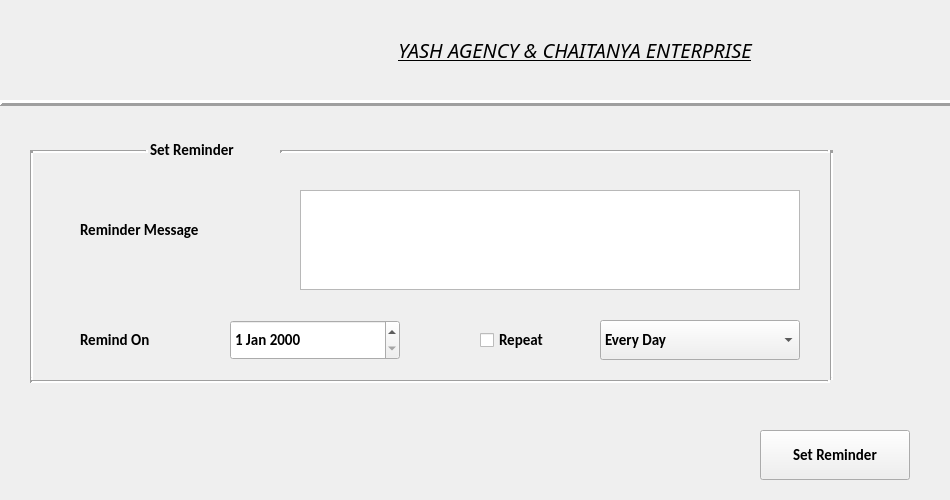
<?xml version="1.0" encoding="UTF-8"?>
<ui version="4.0">
 <class>Form</class>
 <widget class="QWidget" name="Form">
  <property name="geometry">
   <rect>
    <x>0</x>
    <y>0</y>
    <width>950</width>
    <height>500</height>
   </rect>
  </property>
  <property name="font">
   <font>
    <family>Calibri</family>
    <pointsize>11</pointsize>
    <weight>75</weight>
    <bold>true</bold>
   </font>
  </property>
  <property name="windowTitle">
   <string>Set Reminder</string>
  </property>
  <widget class="Line" name="line_2">
   <property name="geometry">
    <rect>
     <x>0</x>
     <y>95</y>
     <width>1000</width>
     <height>16</height>
    </rect>
   </property>
   <property name="frameShadow">
    <enum>QFrame::Raised</enum>
   </property>
   <property name="lineWidth">
    <number>3</number>
   </property>
   <property name="orientation">
    <enum>Qt::Horizontal</enum>
   </property>
  </widget>
  <widget class="QLabel" name="Y_2">
   <property name="geometry">
    <rect>
     <x>0</x>
     <y>0</y>
     <width>180</width>
     <height>100</height>
    </rect>
   </property>
   <property name="text">
    <string/>
   </property>
   <property name="pixmap">
    <pixmap>../Images/yash_logo.jpeg</pixmap>
   </property>
   <property name="scaledContents">
    <bool>true</bool>
   </property>
  </widget>
  <widget class="QLabel" name="label_2">
   <property name="geometry">
    <rect>
     <x>210</x>
     <y>10</y>
     <width>730</width>
     <height>80</height>
    </rect>
   </property>
   <property name="font">
    <font>
     <family>News701 BT</family>
     <pointsize>15</pointsize>
     <weight>50</weight>
     <italic>true</italic>
     <bold>false</bold>
     <underline>true</underline>
    </font>
   </property>
   <property name="text">
    <string>YASH AGENCY &amp; CHAITANYA ENTERPRISE</string>
   </property>
   <property name="scaledContents">
    <bool>true</bool>
   </property>
   <property name="alignment">
    <set>Qt::AlignCenter</set>
   </property>
   <property name="wordWrap">
    <bool>false</bool>
   </property>
  </widget>
  <widget class="QDateEdit" name="dateEdit">
   <property name="geometry">
    <rect>
     <x>230</x>
     <y>320</y>
     <width>170</width>
     <height>40</height>
    </rect>
   </property>
  </widget>
  <widget class="QCheckBox" name="checkBox">
   <property name="geometry">
    <rect>
     <x>480</x>
     <y>320</y>
     <width>101</width>
     <height>40</height>
    </rect>
   </property>
   <property name="text">
    <string>Repeat</string>
   </property>
  </widget>
  <widget class="QComboBox" name="comboBox">
   <property name="geometry">
    <rect>
     <x>600</x>
     <y>320</y>
     <width>200</width>
     <height>40</height>
    </rect>
   </property>
   <item>
    <property name="text">
     <string>Every Day</string>
    </property>
   </item>
   <item>
    <property name="text">
     <string>7 Days</string>
    </property>
   </item>
   <item>
    <property name="text">
     <string>15 Days</string>
    </property>
   </item>
   <item>
    <property name="text">
     <string>1 Month</string>
    </property>
   </item>
   <item>
    <property name="text">
     <string>3 Months</string>
    </property>
   </item>
   <item>
    <property name="text">
     <string>6 Months</string>
    </property>
   </item>
   <item>
    <property name="text">
     <string>1 Year</string>
    </property>
   </item>
  </widget>
  <widget class="QLabel" name="label">
   <property name="geometry">
    <rect>
     <x>80</x>
     <y>320</y>
     <width>110</width>
     <height>40</height>
    </rect>
   </property>
   <property name="text">
    <string>Remind On</string>
   </property>
  </widget>
  <widget class="QLabel" name="label_3">
   <property name="geometry">
    <rect>
     <x>80</x>
     <y>210</y>
     <width>180</width>
     <height>40</height>
    </rect>
   </property>
   <property name="text">
    <string>Reminder Message</string>
   </property>
  </widget>
  <widget class="QTextEdit" name="textEdit">
   <property name="geometry">
    <rect>
     <x>300</x>
     <y>190</y>
     <width>500</width>
     <height>100</height>
    </rect>
   </property>
  </widget>
  <widget class="QLabel" name="label_4">
   <property name="geometry">
    <rect>
     <x>150</x>
     <y>130</y>
     <width>150</width>
     <height>40</height>
    </rect>
   </property>
   <property name="font">
    <font>
     <pointsize>11</pointsize>
    </font>
   </property>
   <property name="text">
    <string>Set Reminder</string>
   </property>
  </widget>
  <widget class="QPushButton" name="pushButton">
   <property name="geometry">
    <rect>
     <x>760</x>
     <y>430</y>
     <width>150</width>
     <height>50</height>
    </rect>
   </property>
   <property name="text">
    <string>Set Reminder</string>
   </property>
  </widget>
  <widget class="Line" name="line">
   <property name="geometry">
    <rect>
     <x>30</x>
     <y>150</y>
     <width>118</width>
     <height>3</height>
    </rect>
   </property>
   <property name="lineWidth">
    <number>3</number>
   </property>
   <property name="orientation">
    <enum>Qt::Horizontal</enum>
   </property>
  </widget>
  <widget class="Line" name="line_3">
   <property name="geometry">
    <rect>
     <x>280</x>
     <y>150</y>
     <width>550</width>
     <height>3</height>
    </rect>
   </property>
   <property name="lineWidth">
    <number>3</number>
   </property>
   <property name="orientation">
    <enum>Qt::Horizontal</enum>
   </property>
  </widget>
  <widget class="Line" name="line_4">
   <property name="geometry">
    <rect>
     <x>30</x>
     <y>380</y>
     <width>800</width>
     <height>3</height>
    </rect>
   </property>
   <property name="lineWidth">
    <number>3</number>
   </property>
   <property name="orientation">
    <enum>Qt::Horizontal</enum>
   </property>
  </widget>
  <widget class="Line" name="line_5">
   <property name="geometry">
    <rect>
     <x>30</x>
     <y>150</y>
     <width>3</width>
     <height>230</height>
    </rect>
   </property>
   <property name="lineWidth">
    <number>3</number>
   </property>
   <property name="orientation">
    <enum>Qt::Vertical</enum>
   </property>
  </widget>
  <widget class="Line" name="line_6">
   <property name="geometry">
    <rect>
     <x>830</x>
     <y>150</y>
     <width>3</width>
     <height>230</height>
    </rect>
   </property>
   <property name="lineWidth">
    <number>3</number>
   </property>
   <property name="orientation">
    <enum>Qt::Vertical</enum>
   </property>
  </widget>
 </widget>
 <resources/>
 <connections/>
</ui>
